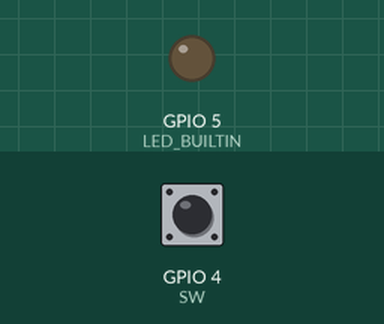
Recording of a sketch running on a simulated ESP32. Parts: output pins drawn as LEDs (lit = HIGH). The test bench sets the inputs (shaded band); at power-on: GPIO 4 (SW) HIGH. What the sketch prints to the serial monitor is not drawn.

Above: at 1.2 s.
1.3 s: GPIO 4 (SW) pulled LOW for 0.15 s
At 2.2 s:
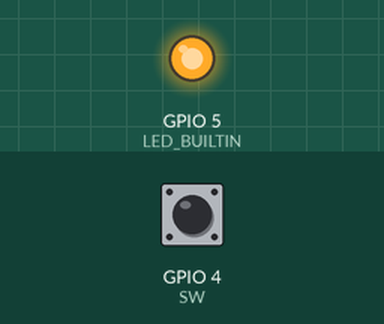
Timing chart, 0 to 4.3 s (numbered marks = the images above; inputs shaded):
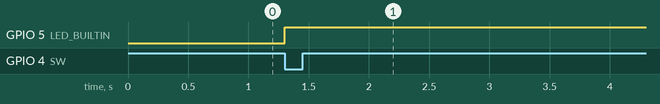

The sketch:

switch.ino
```cpp
#include <WiFi.h>
#include <esp_now.h>

#define BAUDRATE 115200

#define LED_BUILTIN 5  // 送信成功すると光るやつ
#define SW          4  // 信号送るトリガースイッチ

uint8_t target[] = {0xFF, 0xFF, 0xFF, 0xFF, 0xFF, 0xFF};

char cmd[] = "HELLO\0";  // この文字列を送ると起動する

esp_now_peer_info_t peer_info;

void esp_now_callback(const esp_now_recv_info *esp_now_recieve_info, const unsigned char *recieve_data, int length) {
  char recieve_data_buffer[length + 1];  // 受信データ格納用

  sprintf(recieve_data_buffer, "%s\0", recieve_data);

  if(strncmp(recieve_data_buffer, "END\0", 4) == 0) {
    digitalWrite(LED_BUILTIN,  LOW);
  }
}

void setup() {
  Serial.begin(BAUDRATE);

  WiFi.mode(WIFI_STA);

  pinMode(LED_BUILTIN, OUTPUT);
  pinMode(SW         ,  INPUT_PULLUP);

  if(esp_now_init() == ESP_OK){  // 初期化が正しく通ったかの判別
    Serial.println("Success to initialize ESP-NOW");
  }else {  // 初期化に失敗した時の処理
    Serial.println("Error initializing ESP-NOW");

    while(true) {  // 初期化失敗したときに入る無限ループ
      digitalWrite(LED_BUILTIN, HIGH);
      delay(50);
      digitalWrite(LED_BUILTIN,  LOW);
      delay(50);
    }
  }

  memcpy(peer_info.peer_addr, target, 6);
  peer_info.channel = 0;      // Wi-Fi のチャンネル選択
  peer_info.encrypt = false;  // 暗号化の有無

  if(esp_now_add_peer(&peer_info) == ESP_OK) {
    Serial.println("Successed to add peer");
  }else {
    Serial.println("Faild to add peer");
  }

  esp_now_register_recv_cb(esp_now_callback);
}

void loop() {
  static uint8_t pin = 0;

  pin = (pin << 1) + (digitalRead(SW) == HIGH ? 0 : 1);

  if((pin & 0b00000111) == 0b001) {
    digitalWrite(LED_BUILTIN, HIGH);
    send_cmd();
  }
}

void send_cmd(void) {
  esp_now_send(target, (uint8_t*)&cmd, sizeof(cmd));
}
```

Measured:
- after the input at 1.3 s, GPIO 5 (LED_BUILTIN): LOW → HIGH at once
